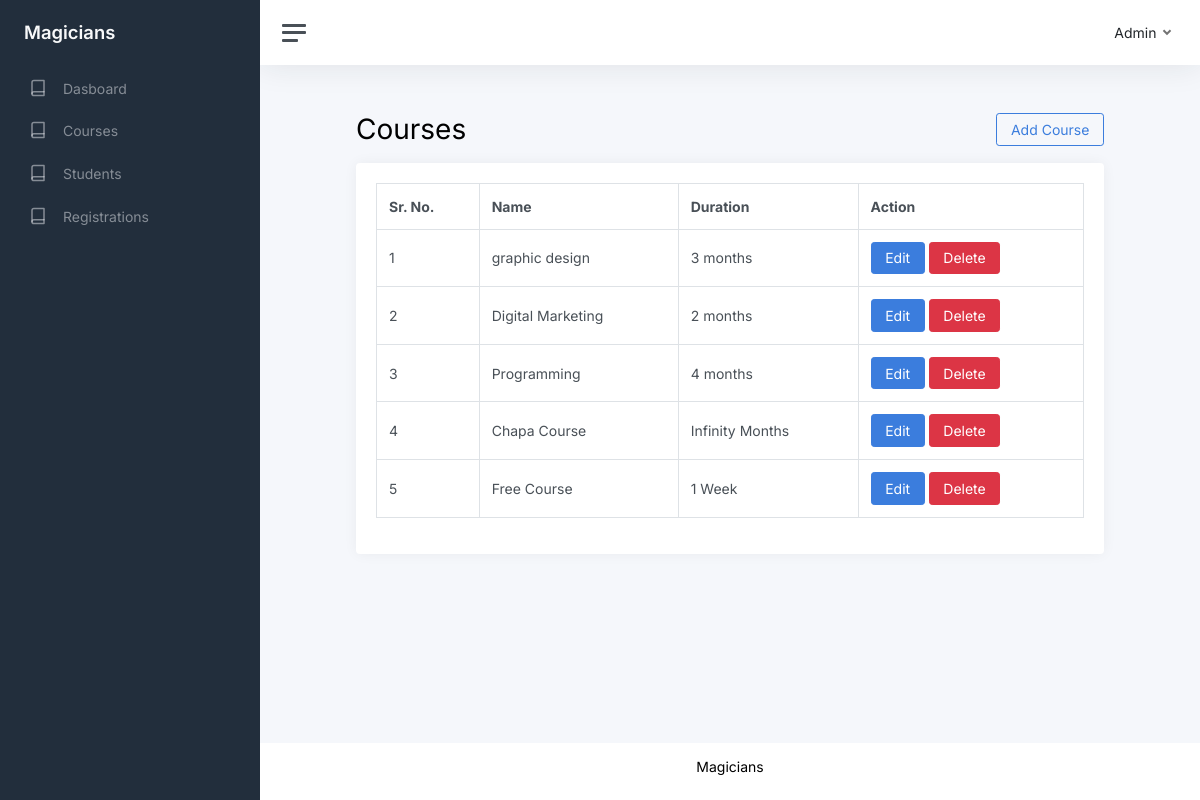
Page /show-courses.php on the earlier database version.
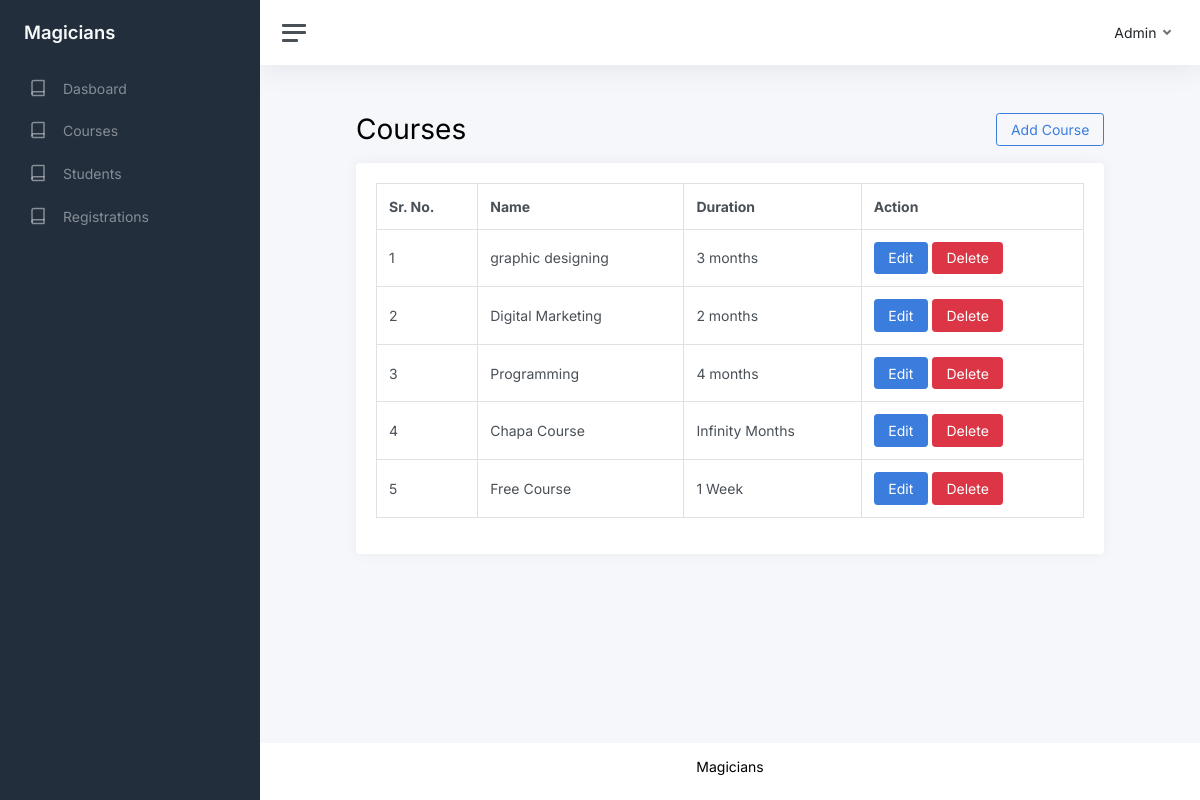
Same page on the later database version.
### tables this page shows
CREATE TABLE `courses` (
  `id` int(11) NOT NULL,
  `name` varchar(255) NOT NULL,
  `duration` varchar(255) NOT NULL
);

### show-courses.php (the view, shortened to what this page needs)
<?php require_once('./database/connection.php') ?>
<?php
$sql = "SELECT * FROM `courses`";
$result = $conn->query($sql);
$courses = $result->fetch_all(MYSQLI_ASSOC);
?>
<!DOCTYPE html>
<html lang="en">
<?php require_once('./includes/head.php'); ?>
<body>
    <div class="wrapper">
        <?php require_once('./includes/sidenavbar.php'); ?>
        <div class="main">
            <?php require_once('./includes/topnavbar.php'); ?>
            <main class="content mx-5">
                <div class="container-fluid p-0">
                    <div class="row">
                        <div class="col-6">
                            <h1 class="h1 mb-3">Courses</h1>
                        </div>
                        <div class="col-6 text-end">
                            <a href="./add-course.php" class="btn btn-outline-primary">Add Course</a>
                        </div>
                    </div>
                    <div class="row">
                        <div class="col-12">
                            <div class="card">
                                <div class="card-body">
                                    <table class="table table-bordered">
                                        <?php
                                        if (count($courses) > 0) { ?>
                                            <thead>
                                                <tr>
                                                    <th>Sr. No.</th>
                                                    <th>Name</th>
                                                    <th>Duration</th>
                                                    <th>Action</th>
                                                </tr>
                                            </thead>
                                            <tbody>
                                                <?php
                                                $sr = 1;
                                                foreach ($courses as $course) { ?>
                                                    <tr>
                                                    <tr>
                                                        <td><?php echo $sr++; ?></td>
                                                        <td><?php echo $course['name'] ?></td>
                                                        <td><?php echo $course['duration'] ?></td>
                                                        <td>
                                                            <a href="./edit-course.php?id=<?php echo $course['id']; ?>" class="btn btn-primary">Edit</a>
                                                            <a href="./delete-course.php?id=<?php echo $course['id']; ?>" class="btn btn-danger">Delete</a>
                                                        </td>
                                                    </tr>
                                                <?php
                                                }
                                                ?>
                                            </tbody>
                                        <?php
                                        } else { ?>
                                            <div class="alert alert-danger m-0">No record found!</div>
                                        <?php
                                        }
                                        ?>
                                    </table>
                                </div>
                            </div>
                        </div>
                    </div>
                </div>
            </main>
            <?php require_once('./includes/footer.php'); ?>
        </div>
    </div>
</body>
</html>

Differences in the rows shown:
changed courses: name "graphic design" → "graphic designing"
